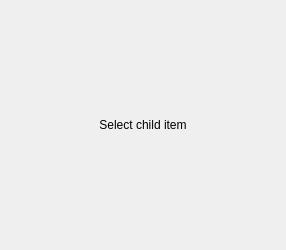
<?xml version="1.0" encoding="UTF-8"?>
<ui version="4.0">
 <class>ComputerDialogParent</class>
 <widget class="QWidget" name="ComputerDialogParent">
  <property name="geometry">
   <rect>
    <x>0</x>
    <y>0</y>
    <width>286</width>
    <height>250</height>
   </rect>
  </property>
  <property name="windowTitle">
   <string/>
  </property>
  <layout class="QVBoxLayout" name="verticalLayout">
   <item>
    <widget class="QLabel" name="label">
     <property name="text">
      <string>Select child item</string>
     </property>
     <property name="alignment">
      <set>Qt::AlignmentFlag::AlignCenter</set>
     </property>
    </widget>
   </item>
  </layout>
 </widget>
 <resources/>
 <connections/>
</ui>
